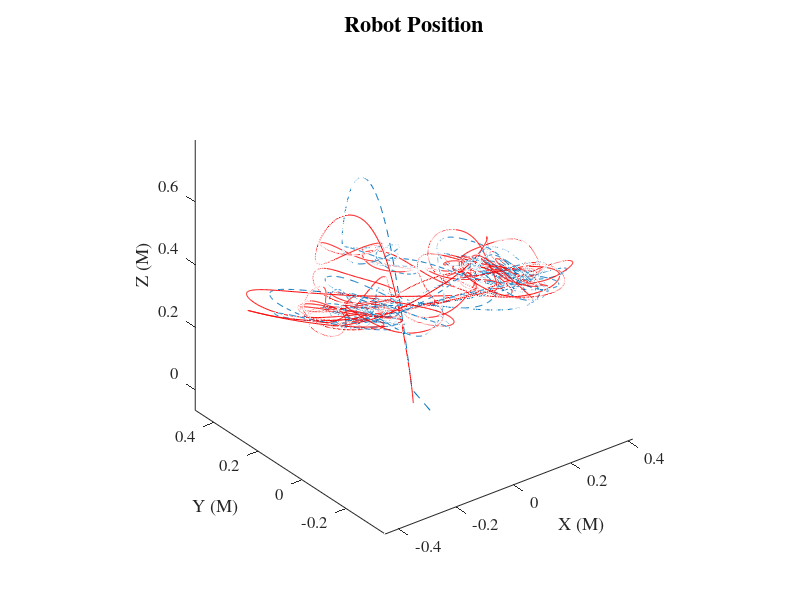
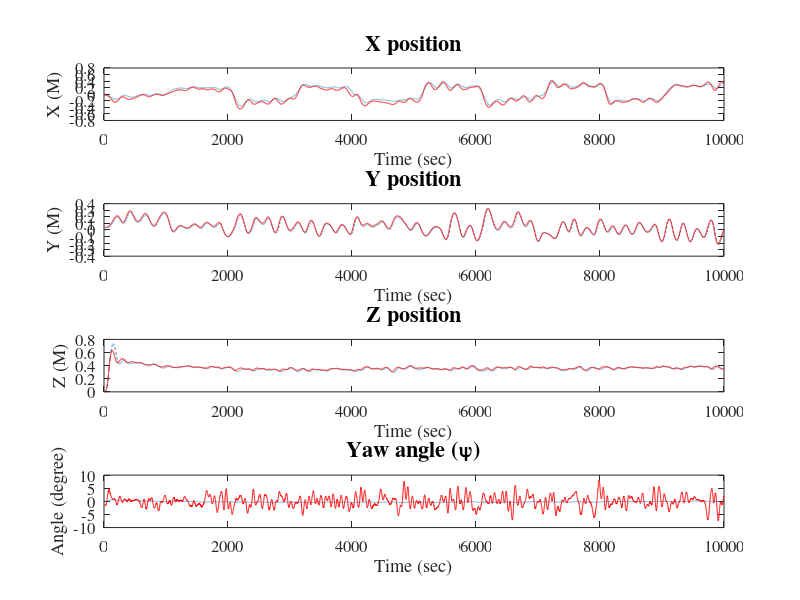
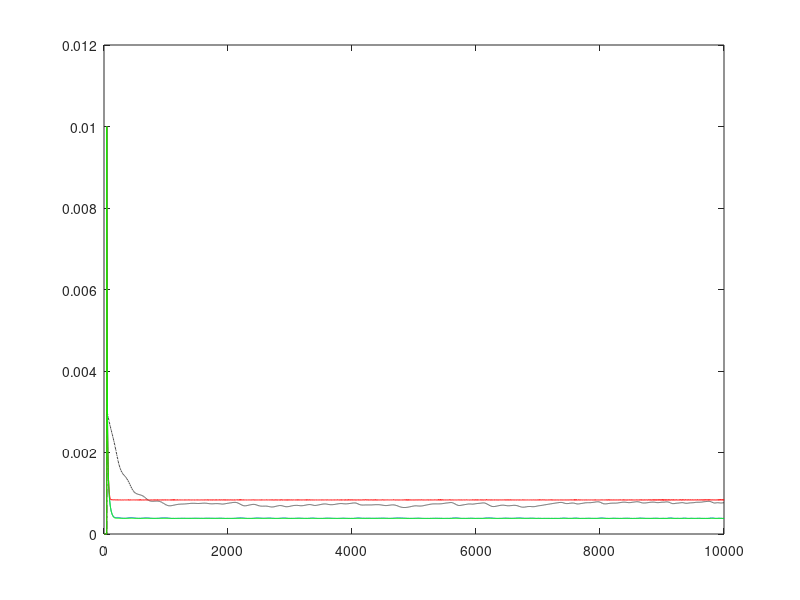

Write MATLAB code to recreate these figures, in order.
%% Project 2  Part1 and 2
% -------------------------
% CMPE 245 - Spring, 2016
% Chien-Pin Chen
% 05/30/2016
% MATLAB script for Project 2
% --------------------------
clear all;

load data3D.mat;



%T = 0.1;
%c = 1e-16;
g = 9.81;

R = [.1^2 0 0 0;
     0 .1^2 0 0;
     0 0 .1^2 0;
     0 0 0 1];
%eye(4)*1.225*1; 
% [12.25 0;
%      0 12.25]; % do we get this ?? or guess by ourself

% ga = [0 0 0 0;
%       0 0 0 0;
%       0 0 0 0;
%       sqrt(T) 0 0 0;
%       0 sqrt(T) 0 0;
%       0 0 sqrt(T) 0;
%       0 0 0 sqrt(T)];
Q = eye(4);

% setting initial x_0, P_0
x0 = xm(45);
y0 = ym(45);
z0 = zm(45);
dx0 = (xm(45)-xm(44))/dtrec(45);
dy0 = (ym(45)-ym(44))/dtrec(45);
dz0 = (zm(45)-zm(44))/dtrec(45);
yaw0 = yawm(45);
Ex0 = [ x0 y0 z0 dx0 dy0 dz0 yaw0]';

P11 = 0.1^2%1.225*.1;    % var{x}
P22 = P11;      % var{y}
P33 = P11;      % var{z}
P44 = 2*P11/(0.0085^2);
P55 = 2*P11/(0.0085^2);
P66 = 2*P11/(0.0085^2);
P14 = P11;
P25 = P11;
P36 = P11;
P12 = 0;        % temp set to zero
P13 = 0;        % temp set to zero
P23 = 0;        % temp set to zero
P45 = 0;        % temp set to zero
P46 = 0;        % temp set to zero
P56 = 0;        % temp set to zero
Px0 = eye(length(Ex0)) * P11;
% Px0 = [P11 P12 P13;
%        P12 P22 P23;
%        P13 P23 P33];
Px0(4,4) = 2*P11/(0.0085^2);
Px0(5,5) = 2*P11/(0.0085^2);
Px0(6,6) = 2*P11/(0.0085^2);
Px0(7,7) = 10*(pi/180)^2;%0.5^2;
Px0(1,4) = P11;
Px0(4,1) = Px0(1,4);
Px0(2,5) = P11;
Px0(5,2) = Px0(2,5);
Px0(3,6) = P11;
Px0(6,3) = Px0(3,6);


% array to storge E{x_k} and P_k after update 
Ex_k = zeros(length(Ex0), length(xm)+1);
P_k = zeros(length(Ex0), length(Ex0), length(xm)+1);
S = 0;  % compute c0 part2
i_sum = 0;

% Use Extend Kalman Filter (EKF)
Ex_k(:,45) = Ex0;
P_k(:,:,45) = Px0;

% start from 45
for k = 45 : length(zm)
    % Prediction
    % discrete method
    
%     pit = Ex_k(4, k);
%     rol = Ex_k(5, k);
%     yaw = Ex_k(6, k);

    x4 = Ex_k(4, k);     
    x5 = Ex_k(5, k);
    x6 = Ex_k(6, k);
    rol = roll(k);
    pit = pitch(k);
    x7 = yawm(k);
    dt = dtrec(k);
    
    s = (255/6000) * thrust(k);
    c0 = 5*1e+4; % Part2: tuning c0 to get min. residual
    c = (0.000409*s^2+0.1405*s-0.099)/c0;
    c = 1;
    f = [x4; x5; x6;
         c*g*( sind(x7)*sind(rol) + cosd(x7)*cosd(rol)*sind(pit) );
         c*g*( sind(x7)*cosd(rol)*sind(pit) -cosd(x7)*sind(rol) );
         c*(g*cosd(rol)*cosd(pit) - g);
         0]*dt; 
% [c*g*( sin(yaw)*sin(rol) + cos(yaw)*cos(rol)*sin(pit) );
%  c*g*( -1*cos(yaw)*sin(rol) + sin(yaw)*cos(rol)*sin(pit) );
%  c*g*cos(rol)*cos(pit) - g;
%  0;
%  0;
%  0];
    
    phi = [1 0 0 dt 0 0 0;
           0 1 0 0 dt 0 0;
           0 0 1 0 0 dt 0;
           0 0 0 1 0 0 dt*c*g*( cosd(x7)*sind(rol)-sind(x7)*cosd(rol)*sind(pit) );
           0 0 0 0 1 0 dt*c*g*( cosd(x7)*cosd(rol)*sind(pit)+sind(x7)*sind(pit) );
           0 0 0 0 0 1 0;
           0 0 0 0 0 0 1];
    
% [0, 0, 0, c*g*cos(pit)*cos(rol)*cos(yaw),  c*g*(cos(rol)*sin(yaw) - cos(yaw)*sin(pit)*sin(rol)), c*g*(cos(yaw)*sin(rol) - cos(rol)*sin(pit)*sin(yaw)) ;
% 0, 0, 0, c*g*cos(pit)*cos(rol)*sin(yaw),  c*g*(-cos(rol)*cos(yaw) + sin(pit)*sin(rol)*sin(yaw)), c*g*(sin(rol)*sin(yaw) + cos(rol)*cos(yaw)*sin(pit)) ;
% 0, 0, 0,     -c*g*cos(rol)*sin(pit),                     -c*g*cos(pit)*sin(rol),                                          0 ;
% 0, 0, 0, 1, 0, 0;
% 0, 0, 0, 0, 1, 0;
% 0, 0, 0, 0, 0, 1];
    ga = [0 0 0 0;
          0 0 0 0;
          0 0 0 0;
          .1*sqrt(dt) 0 0 0;
          0 .5*sqrt(dt) 0 0;
          0 0 .1*sqrt(dt) 0;
          0 0 0 0.01*sqrt(dt)];
    
    Ex_k(:, k+1) = Ex_k(:, k)+f;
    P_k(:,:,k+1) = phi*P_k(:,:,k)*phi'+ ga*Q*ga';
    
    % Observation
    H = [ 1, 0, 0, 0, 0, 0, 0;
          0, 1, 0, 0, 0, 0, 0;
          0, 0, 1, 0, 0, 0, 0;
          0, 0, 0, 0, 0, 0, 1];
    x_k1 = [Ex_k(1,k+1) Ex_k(2,k+1) Ex_k(3,k+1) 0 0 0 Ex_k(7,k+1)]';
    z_k1 = [xm(k) ym(k) zm(k) yawm(k)]';
    
    % part2 compute c0
    S = S + sum( (z_k1(1:3)-x_k1(1:3)).^2 );
    i_sum = i_sum+1;
    
    %update K and P(+)
    K = P_k(:,:,k+1) * H'/(H*P_k(:,:,k+1)*H'+R);
    P_k(:,:,k+1) = (eye(length(Ex0)) - K*H)*P_k(:,:,k+1);
    Ex_k(:,k+1) = Ex_k(:,k+1) + K*(z_k1 - H*x_k1);
    
end

% get average of S (part2)
S_ave = S/i_sum;

% plot results of EKF
figure;
%subplot(2,1,1);
plot3(Ex_k(1,:), Ex_k(2,:), Ex_k(3,:),'--','DisplayName','Predicted Position');
hold on;
plot3(xm, ym, zm, 'r', 'DisplayName','Measurement Position');
axis equal;
xlabel('X (M)','FontSize',12,'FontName','Times');
ylabel('Y (M)','FontSize',12,'FontName','Times');
zlabel('Z (M)','FontSize',12,'FontName','Times');
h_f1 = gca;         % get handle value (pointer) of above canvs
set(h_f1, 'fontsize', 12, 'FontName','Times');
%legend('show');
title('Robot Position','FontSize',16)



figure;
subplot(4,1,1);
plot(Ex_k(1,:),'--','DisplayName','Predicted X');
hold on
plot(xm, 'r', 'DisplayName','Measurement X');
xlabel('Time (sec)','FontSize',12,'FontName','Times');
ylabel('X (M)','FontSize',12,'FontName','Times');
h_f2 = gca;         % get handle value (pointer) of above canvs
set(h_f2, 'fontsize', 12, 'FontName','Times');
%legend('show')
title('X position','FontSize',16)

subplot(4,1,2);
plot(Ex_k(2,:),'--','DisplayName','Predicted Y');
hold on
plot(ym, 'r', 'DisplayName','Measurement Y');
xlabel('Time (sec)','FontSize',12,'FontName','Times');
ylabel('Y (M)','FontSize',12,'FontName','Times');
h_f3 = gca;         % get handle value (pointer) of above canvs
set(h_f3, 'fontsize', 12, 'FontName','Times');
%legend('show')
title('Y position','FontSize',16)

subplot(4,1,3);
plot(Ex_k(3,:),'--','DisplayName','Predicted Z');
hold on
plot(zm, 'r', 'DisplayName','Measurement Z');
xlabel('Time (sec)','FontSize',12,'FontName','Times');
ylabel('Z (M)','FontSize',12,'FontName','Times');
h_f4 = gca;         % get handle value (pointer) of above canvs
set(h_f4, 'fontsize', 12, 'FontName','Times');
%legend('show')
title('Z position','FontSize',16)

subplot(4,1,4);
plot(Ex_k(7,:),'--','DisplayName','Predicted Yaw');
hold on
plot(yawm, 'r', 'DisplayName','Measurement Yaw');
xlabel('Time (sec)','FontSize',12,'FontName','Times');
ylabel('Angle (degree)','FontSize',12,'FontName','Times');
h_f5 = gca;         % get handle value (pointer) of above canvs
set(h_f5, 'fontsize', 12, 'FontName','Times');
%legend('show')
title('Yaw angle (\psi)','FontSize',16)


% plot variance of expected yaw
var_x = reshape(P_k(1,1,:), 1, []);
var_y = reshape(P_k(2,2,:), 1, []);
var_z = reshape(P_k(3,3,:), 1, []);
var_yaw = reshape(P_k(7,7,:), 1, []);
figure
plot(var_yaw, 'k-.','DisplayName','VAR \psi');
hold on
plot(var_x, 'DisplayName','VAR x');
plot(var_y, 'r', 'DisplayName','VAR y');
plot(var_z, 'g','DisplayName','VAR z');


   
